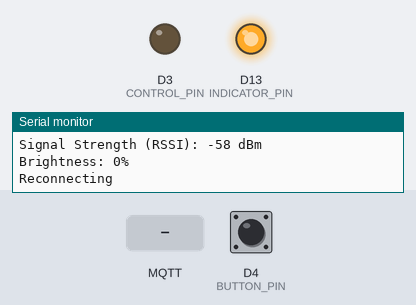
Recording of a sketch running on a simulated Arduino MKR. Shown: output pins drawn as LEDs (lit = HIGH), the last lines printed to the serial monitor. The test bench sets the inputs (shaded band); at power-on: D4 (BUTTON_PIN) HIGH. WiFi joins after 1.5 s; servers stay silent unless stated; no MQTT or app messages arrive unless stated.

Above: at 15.7 s.
15.8 s: MQTT message "on" arrives on the first subscribed topic
At 16.4 s:
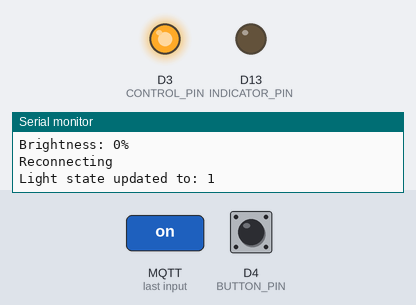
17.3 s: MQTT message "90" arrives on the third subscribed topic
At 17.6 s:
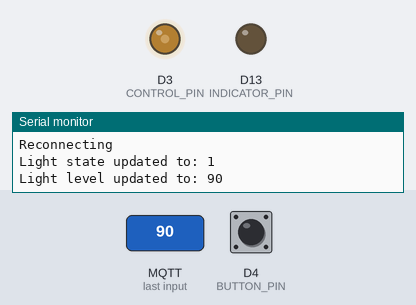
18.8 s: MQTT message "200" arrives on the third subscribed topic
At 20.0 s:
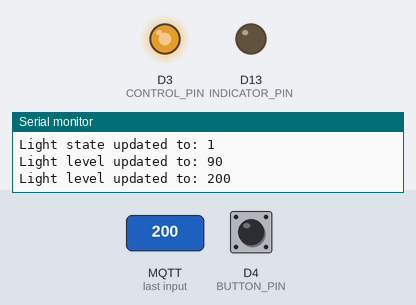
20.3 s: D4 (BUTTON_PIN) pulled LOW for 0.15 s
At 21.3 s:
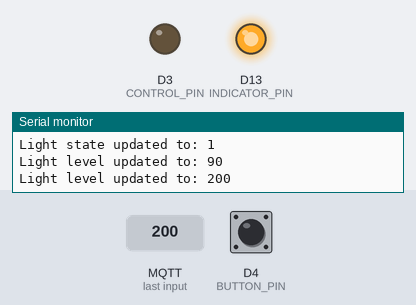
21.9 s: D4 (BUTTON_PIN) pulled LOW for 1 s
At 22.6 s:
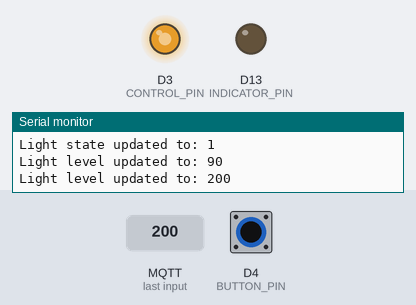
24.4 s: D4 (BUTTON_PIN) pulled LOW for 3.2 s
At 25.8 s:
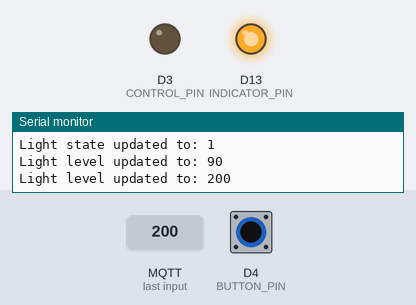
Timing chart, 0 to 27.4 s (numbered marks = the images above; inputs shaded):
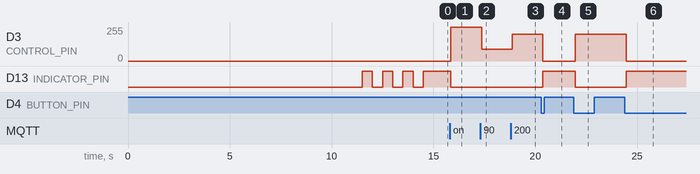

The sketch:

dc-lamp-controller.ino
```cpp
#include <SPI.h>
#include <WiFiNINA.h>
#include <PubSubClient.h>

// wifi
const char SSID[] = "-----";
const char PASS[] = "liamisthebest";

int status = WL_IDLE_STATUS;
WiFiServer server(80);

// mqtt
const IPAddress MQTT_SERVER(192, 168, 16, 11);
const int MQTT_PORT = 1883;
const char* DEVICE_ID = "living_room_lamp_1";
const char* STATE_TOPIC = "Home/Living Room Lamp/light_state";
const char* MODE_TOPIC = "Home/Living Room Lamp/light_mode";
const char* LEVEL_TOPIC = "Home/Living Room Lamp/light_level";
const int MQTT_UPDATE_FREQ = 100;
WiFiClient client;
PubSubClient mqtt_client(client);
int mqtt_tics = 0;

// pin connections
const int CONTROL_PIN   = 3;
const int BUTTON_PIN    = 4;
const int INDICATOR_PIN = 13;

// constants
const int OFF_BRIGHTNESS   = 0;
const int MAX_BRIGHTNESS   = 255;
const int LIGHT_LEVELS     = 10;
const int TIC_LENGTH       = 100;

// light modes
const char* const MODE_NAMES[] = { "STATIC", "FLASH", "BREATH", "PULSE" };
const int STATIC_MODE = 0;
const int FLASH_MODE  = 1;
const int BREATH_MODE = 2;
const int PULSE_MODE  = 3;

// light states
const char* const STATE_NAMES[] = { "OFF", "ON" };
const int OFF_STATE = 0;
const int ON_STATE  = 1;

// light state
int light_level = OFF_BRIGHTNESS;
int light_mode = STATIC_MODE;
int light_state = OFF_STATE;
int mode_data = OFF_BRIGHTNESS;
int tics = 0;
bool button_state = false;

void setup()
{
  // init serial
  Serial.begin(9600);
  Serial.println("Serial initialized");

  // init pins
  pinMode(CONTROL_PIN,   OUTPUT);
  pinMode(BUTTON_PIN,    INPUT);
  pinMode(INDICATOR_PIN, OUTPUT);

  analogWrite(CONTROL_PIN, OFF_BRIGHTNESS);
  digitalWrite(INDICATOR_PIN, LOW);

  // check for the presence of NIC
  if (WiFi.status() == WL_NO_SHIELD)
  {
    Serial.println("WiFi shield not present");
    //while (true);
  }

  if (WiFi.firmwareVersion() != "1.1.0")
  {
    Serial.println("Please upgrade the firmware");
  }

  // attempt to connect to Wifi network:
  while (status != WL_CONNECTED)
  {
    Serial.print("Attempting to connect to network named: ");
    Serial.println(SSID);

    // Connect to WPA/WPA2 network
    status = WiFi.begin(SSID, PASS);
    delay(10000);
  }

  mqtt_client.setServer(MQTT_SERVER, MQTT_PORT);
  mqtt_client.setCallback(onUpdate);
  server.begin();
  printWifiStatus();

  // boot up sequence
  for (int i = 0; i < 3; ++i)
  {
    digitalWrite(INDICATOR_PIN, HIGH);
    delay(500);
    digitalWrite(INDICATOR_PIN, LOW);
    delay(500);
  }
}

void loop()
{
  mqtt_client.loop();

  // check for new button press
  bool new_button_state = digitalRead(BUTTON_PIN);
  if (new_button_state == LOW && button_state == HIGH)
  {
    // toggle light
    if (light_state == OFF_STATE)
    {
      light_state = ON_STATE;
    }
    else
    {
      light_state = OFF_STATE;
    }
  }
  button_state = new_button_state;

  int tics_per_side = 0;
  int delta_per_side = 0;

  // set light value
  switch (light_mode)
  {
  case STATIC_MODE:
    light_level = mode_data;
    break;

  case FLASH_MODE:
    if (tics >= 2000 / TIC_LENGTH)
    {
      tics = 0;
    }
    if (tics >= 1000 / TIC_LENGTH)
    {
      light_level = mode_data;
    }
    else
    {
      light_level = OFF_BRIGHTNESS;
    }
    break;

  case BREATH_MODE:
    tics_per_side = 1000 / TIC_LENGTH;
    delta_per_side = mode_data / tics_per_side;
    if (tics >= 4000 / TIC_LENGTH)
    {
      tics = 0;
    }
    else if (tics >= 3000 / TIC_LENGTH)
    {
      // decreasing
      light_level -= delta_per_side;
    }
    else if (tics >= 2000 / TIC_LENGTH)
    {
      // on
      light_level = mode_data;
    }
    else if (tics >= 1000 / TIC_LENGTH)
    {
      // increasing
      light_level += delta_per_side;
    }
    else
    {
      // min
      light_level = OFF_BRIGHTNESS;
    }
    break;

  case PULSE_MODE:
    tics_per_side = 2000 / TIC_LENGTH;
    delta_per_side = mode_data / tics_per_side;
    if (tics > 2 * tics_per_side)
    {
      tics = 0;
    }
    else if (tics > tics_per_side)
    {
      // decreasing
      light_level -= delta_per_side;
    }
    else
    {
      // increasing
      light_level += delta_per_side;
    }
    break;
  }

  // keep brightness within bounds
  if (light_level > MAX_BRIGHTNESS)
  {
    light_level = MAX_BRIGHTNESS;
  }
  else if (light_level < OFF_BRIGHTNESS)
  {
    light_level = OFF_BRIGHTNESS;
  }

  // output
  if (light_state == ON_STATE)
  {
    analogWrite(CONTROL_PIN, light_level);
    digitalWrite(INDICATOR_PIN, LOW);
    //Serial.println(light_level);
  }
  else
  {
    analogWrite(CONTROL_PIN, 0);
    digitalWrite(INDICATOR_PIN, HIGH);
  }

  // mqtt
  if (mqtt_tics == 0)
  {
    if (!mqtt_client.connected())
    {
      Serial.println("Reconnecting");
      mqtt_client.connect(DEVICE_ID);
      mqtt_client.subscribe(STATE_TOPIC);
      mqtt_client.subscribe(MODE_TOPIC);
      mqtt_client.subscribe(LEVEL_TOPIC);
    }
    mqtt_client.publish(STATE_TOPIC, STATE_NAMES[light_state]);
    mqtt_client.publish(MODE_TOPIC, MODE_NAMES[light_mode]);
    char buff[3];
    mqtt_client.publish(LEVEL_TOPIC, itoa(mode_data, buff, 10));
  }
  ++mqtt_tics;
  if (mqtt_tics == MQTT_UPDATE_FREQ)
  {
    mqtt_tics = 0;
  }

  // tic
  delay(TIC_LENGTH);
  ++tics;
}

void onUpdate(char* topic, byte* payload, unsigned int len)
{
  // TODO look into preventing updates from Arduino coming through
  //Serial.print("Got update on ");
  //Serial.print(topic);
  //Serial.print(" of length ");
  //Serial.println(len);

  // convert payload to char array
  char value[len+1];
  for (int i = 0; i < len; ++i)
  {
    value[i] = (char) payload[i];
  }
  value[len] = '\0';

  // convert to upper case
  String val_str = String(value);
  val_str.toUpperCase();
  val_str.toCharArray(value, len+1);

  // check topic
  if (strcmp(topic, MODE_TOPIC) == 0)
  {
    // get index of given light mode
    for (int i = 0; i < 4; ++i)
    {
      if (strcmp(MODE_NAMES[i], value) == 0)
      {
        if (light_mode != i)
        {
          light_mode = i;
          Serial.print("Light mode updated to: ");
          Serial.println(i);
        }
        break;
      }
    }
  }
  else if (strcmp(topic, STATE_TOPIC) == 0)
  {
    // get index of given light state
    for (int i = 0; i < 2; ++i)
    {
      if (strcmp(STATE_NAMES[i], value) == 0)
      {
        if (light_state != i)
        {
          light_state = i;
          if (light_state == ON_STATE && mode_data == 0) {
            mode_data = MAX_BRIGHTNESS;
          }
          Serial.print("Light state updated to: ");
          Serial.println(i);
        }
        break;
      }
    }
  }
  else if (strcmp(topic, LEVEL_TOPIC) == 0)
  {
    int level = val_str.toInt();
    if (level != mode_data)
    {
      mode_data = level;
      Serial.print("Light level updated to: ");
      Serial.println(level);
    }
  }
}

void printWifiStatus()
{
  Serial.print("SSID: ");
  Serial.println(WiFi.SSID());

  IPAddress ip = WiFi.localIP();
  Serial.print("IP Address: ");
  Serial.println(ip);

  long rssi = WiFi.RSSI();
  Serial.print("Signal Strength (RSSI): ");
  Serial.print(rssi);
  Serial.println(" dBm");

  Serial.print("Brightness: ");
  Serial.print(100 * light_level / 255);
  Serial.println("%");
}
```

Measured:
- after the input at 15.8 s, D3 (CONTROL_PIN): 0/255 → 255/255 after 0.06 s; D13 (INDICATOR_PIN): HIGH → LOW after 0.06 s
- after the input at 17.3 s, D3 (CONTROL_PIN): 255/255 → 90/255 after 0.06 s
- after the input at 18.8 s, D3 (CONTROL_PIN): 90/255 → 200/255 after 0.06 s
- after the input at 20.3 s, D3 (CONTROL_PIN): 200/255 → 0/255 after 0.07 s; D13 (INDICATOR_PIN): LOW → HIGH after 0.07 s
- after the input at 21.9 s, D3 (CONTROL_PIN): 0/255 → 200/255 after 0.07 s; D13 (INDICATOR_PIN): HIGH → LOW after 0.07 s
- after the input at 24.4 s, D3 (CONTROL_PIN): 200/255 → 0/255 after 0.07 s; D13 (INDICATOR_PIN): LOW → HIGH after 0.07 s
- by itself, D13 (INDICATOR_PIN): alternates HIGH for 0.50 s and LOW for 0.50 s, 6 changes in all, then stays HIGH
